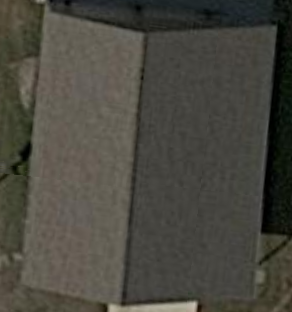
#> input picture images/simple_original.png, 292 x 312 px
$ python main.py
#> lines starting #> are read from the running program, lines starting #| are printed output that depends on the picture
import cv2
import numpy as np
from matplotlib.widgets import Slider
import matplotlib.pyplot as plt

fig = plt.figure()
ax = fig.add_subplot(111)
fig.subplots_adjust(bottom=0.25)
threshold1 = 100
threshold2 = 100

#img = cv2.imread("house_export.png",0)
img = cv2.imread("images/simple_original.png")
#> img is the input picture: shape (312, 292, 3); mean B, G, R 63.7, 72.1, 73.9

#main.append(file)
#Kmeans image segmentation
vectorized = img.reshape((-1, 3))
vectorized = np.float32(vectorized)
criteria = (cv2.TERM_CRITERIA_EPS + cv2.TERM_CRITERIA_MAX_ITER, 10, 1.0)
K = 4
attempts = 11
img_1 = cv2.cvtColor(img, cv2.COLOR_BGR2RGB)
ret, label, center = cv2.kmeans(vectorized, K, None, criteria, attempts, cv2.KMEANS_PP_CENTERS)
#> ret = 15266950; center = [[85.01, 95.23, 100.5], [22.41, 26.96, 22.78], [59.62, 67.58, 68.69], [142.3, 159.6, 165]]
center = np.uint8(center)
#> center = [[85, 95, 100], [22, 26, 22], [59, 67, 68], [142, 159, 164]]
res = center[label.flatten()]
#final image
result_image = res.reshape((img_1.shape))
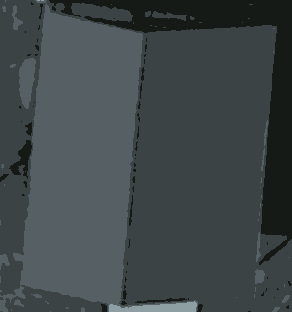
#> result_image: shape (312, 292, 3); mean R, G, B 63.3, 71.6, 73.3

canny = cv2.Canny(img,threshold1,threshold2)
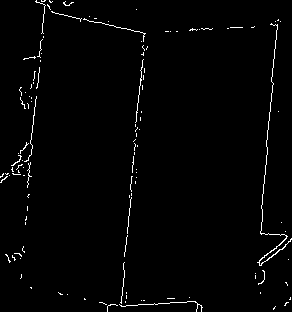
#> canny: shape (312, 292); 1.6% white in thin lines or dots

im1 = ax.imshow(canny,'gray')

axcolor = 'lightgoldenrodyellow'
axmin = fig.add_axes([0.25, 0.1, 0.65, 0.03])
axmax  = fig.add_axes([0.25, 0.15, 0.65, 0.03])

smin = Slider(axmin, 'Min', 0, 1000, valinit=threshold1)
smax = Slider(axmax, 'Max', 0, 1000, valinit=threshold2)

def update(val):
    canny = cv2.Canny(img,smin.val,smax.val)
    im1 = ax.imshow(canny,'gray')
    fig.canvas.draw()

smin.on_changed(update)
smax.on_changed(update)

plt.show()
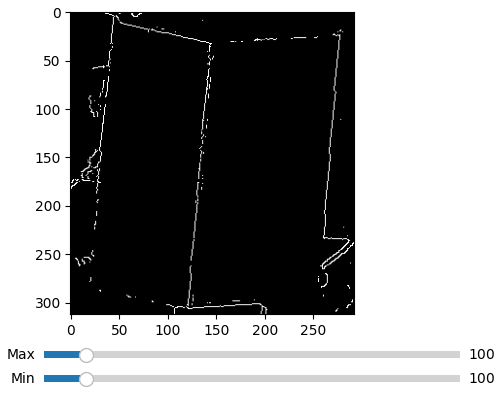
#> figure drawn by matplotlib, 3 panels
